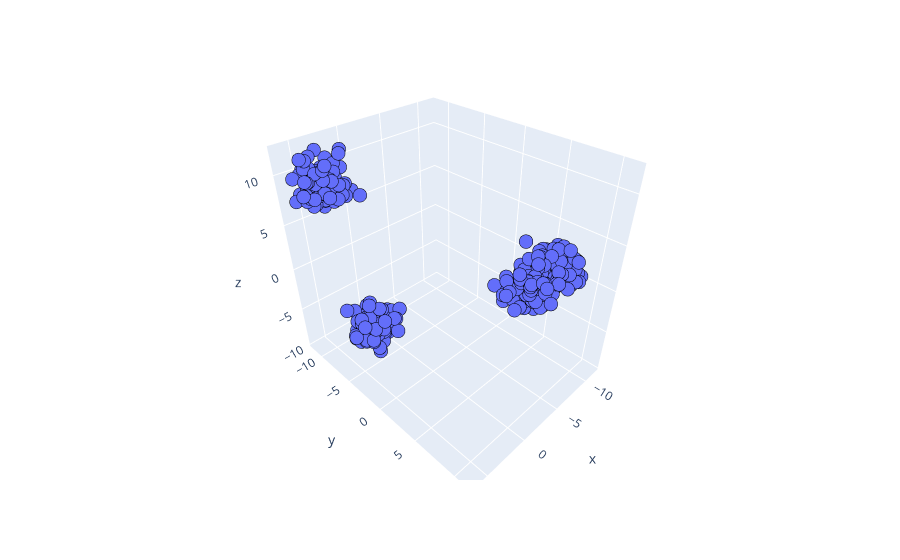

Notebook code cell kept with this figure:
### Code cell
fig = px.scatter_3d(x=x[:,0],y=x[:,1],z=x[:,2])
fig.update_traces(
    marker=dict(
        line=dict(
            width=2,          # Thickness of the borderline
            color='black'     # Color of the borderline
        )
    )
)

fig.show()

### Figure 1 — Plotly figure (JSON) as saved in the notebook; plotly's stock layout.template omitted (floating-point values rounded to 4 significant figures; data arrays with more than 128 entries replaced by an {"elided": "..."} marker saying what was removed)
{"data": [{"hovertemplate": "x=%{x}<br>y=%{y}<br>z=%{z}<extra></extra>", "legendgroup": "", "marker": {"color": "#636efa", "line": {"color": "black", "width": 2}, "symbol": "circle"}, "mode": "markers", "name": "", "scene": "scene", "showlegend": false, "type": "scatter3d", "x": {"elided": "500 float values"}, "y": {"elided": "500 float values"}, "z": {"elided": "500 float values"}}], "layout": {"legend": {"tracegroupgap": 0}, "margin": {"t": 60}, "scene": {"domain": {"x": [0, 1], "y": [0, 1]}, "xaxis": {"title": {"text": "x"}}, "yaxis": {"title": {"text": "y"}}, "zaxis": {"title": {"text": "z"}}}}}
